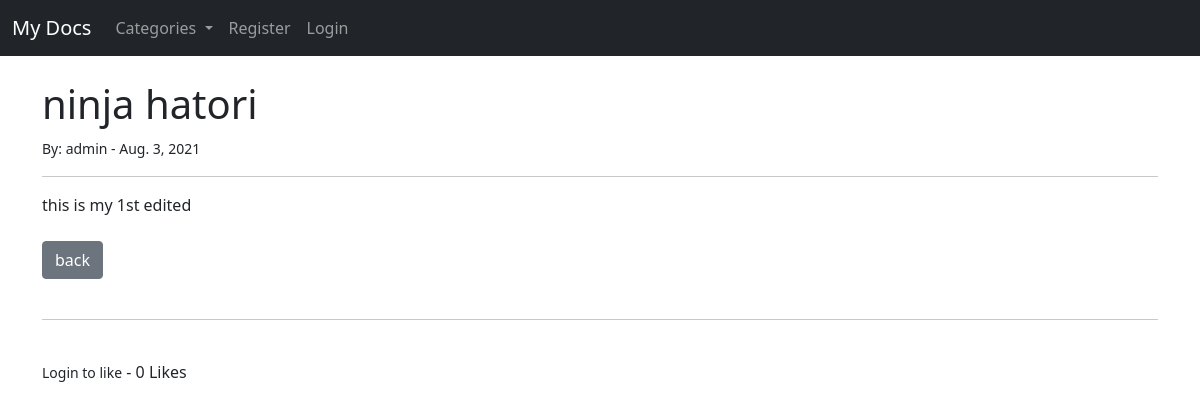
The app's page /article/1 with its own data.
### theblog/models.py (models this page shows, shortened)
class Post(models.Model):
    title = models.CharField(max_length=255)
    title_tag = models.CharField(max_length=255)
    author = models.ForeignKey(User, on_delete=models.CASCADE)
    body = RichTextField(blank=True, null=True)
    post_date = models.DateField(auto_now_add = True)
    category = models.CharField(max_length=255, default='all')
    likes = models.ManyToManyField(User, related_name='blog_posts')
    def total_likes(self):
        return self.likes.count()

### theblog/views.py (the view)
# urls.py: path('article/<int:pk>', ArticleDetailView.as_view(), name="article-detail"),
class ArticleDetailView(DetailView):
    model = Post
    template_name = 'article_details.html'
    def get_context_data(self, *args, **kwargs):
        cat_menu = Category.objects.all()
        context = super(ArticleDetailView, self).get_context_data(
            *args, **kwargs)
        stuff = get_object_or_404(Post, id=self.kwargs['pk'])
        total_likes = stuff.total_likes()
        liked = False
        if stuff.likes.filter(id=self.request.user.id).exists():
            liked = True
        context["cat_menu"] = cat_menu
        context["total_likes"] = total_likes
        context["liked"] = liked
        return context

### theblog/models.py (called while the page is built)
    def __str__(self):
        return self.name

### theblog/templates/article_details.html (shortened to what this page needs)
{% extends 'base.html' %}
{% block content %}
    <h1>{{ post.title }}</h1>
    <small
    >By: {{ post.author}} - {{post.post_date}}
    </small><br/>
    <hr>
    {{post.body | safe}}
    <br/><br/>
    <a href="{% url 'home' %}" class="btn btn-secondary">back</a>
    <br><br>
    <hr>
    <br>
    <form action="{% url 'like_post' post.pk %}" method="POST">
            {% if user.is_authenticated %}
                {% if liked %}
                    <button type="submit", name="post_id", value="{{ post.id }}", class="btn btn-danger btn-sm">Unlike</button>
                {% else %}
                    <button type="submit", name="post_id", value="{{ post.id }}", class="btn btn-primary btn-sm">Like</button>
                {% endif %}
            {% else %}
                    <small>Login to like</small>
            {% endif %}
            - {{ total_likes }} Likes
    </form>
{% endblock %}

### records on screen
Post: title "ninja hatori", author "admin", post_date "Aug. 3, 2021", body "this is my 1st edited"

### other values on screen
{{ total_likes }} "0"
